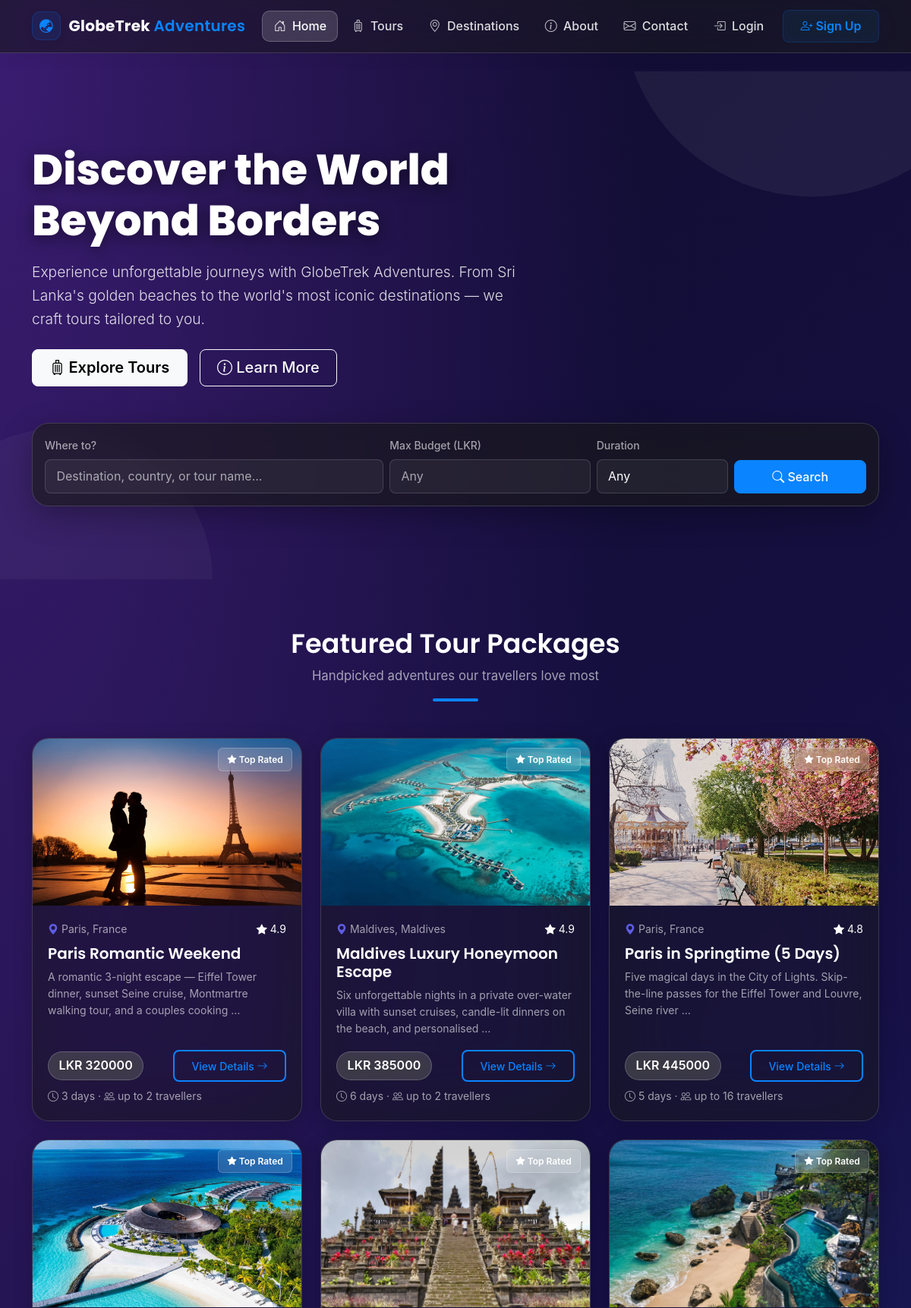
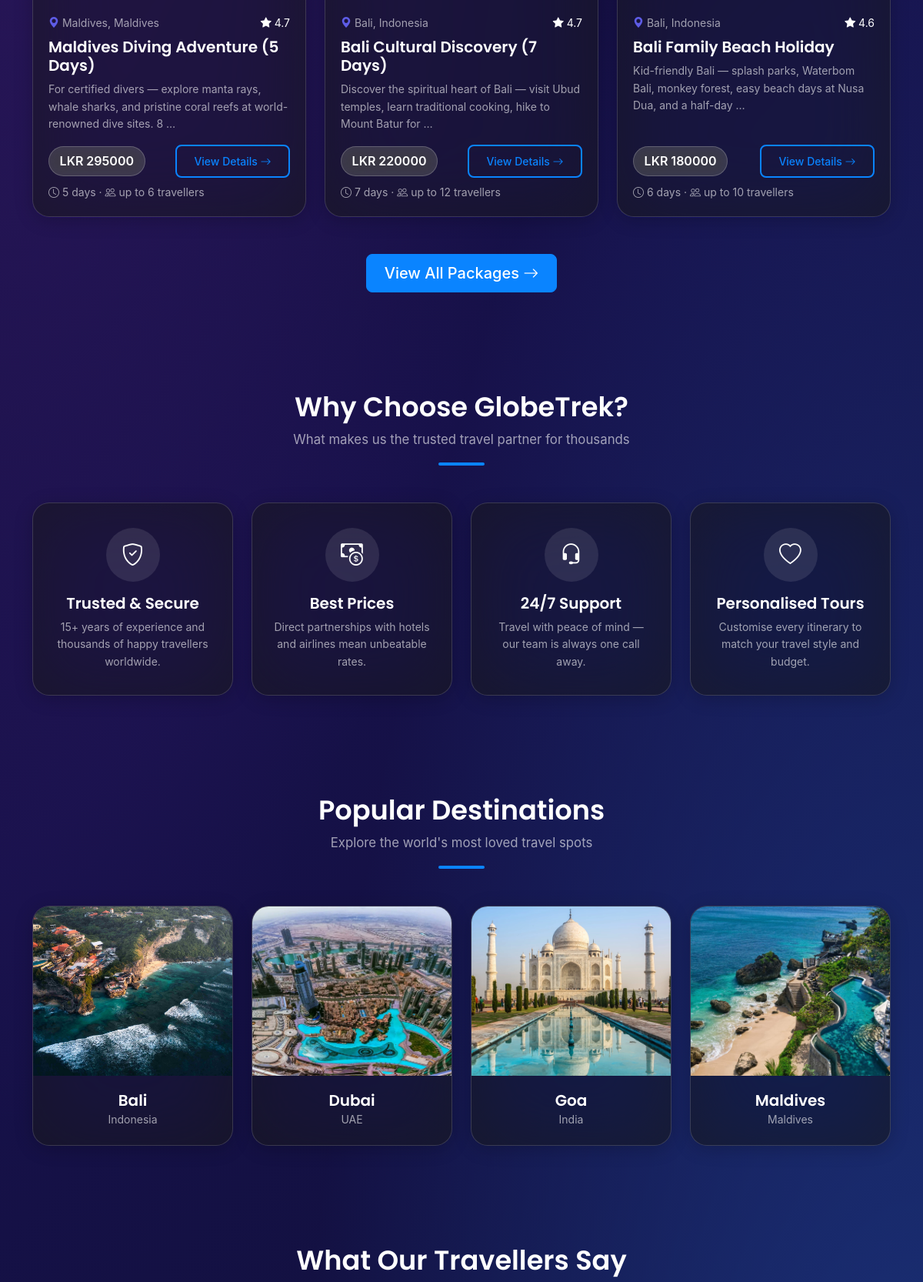
The page / (upper part) on the database its author committed (2 pictures, top to bottom).
### apps/tours/models.py (models this page shows, shortened)
class TourPackage(models.Model):
    title = models.CharField(max_length=200)
    slug = models.SlugField(max_length=220, unique=True, blank=True)
    destination = models.ForeignKey(
        Destination, on_delete=models.CASCADE, related_name='packages',
    )
    category = models.ForeignKey(
        TourCategory,
        on_delete=models.SET_NULL,
        null=True, blank=True,
        related_name='packages',
    )
    description = models.TextField()
    duration_days = models.PositiveIntegerField(
        validators=[MinValueValidator(1)],
        help_text='Total number of days for this tour.',
    )
    price = models.DecimalField(
        max_digits=10, decimal_places=2,
        help_text='Price per person in LKR.',
    )
    max_travellers = models.PositiveIntegerField(default=10)
    includes = models.TextField(
        help_text='What is included (one item per line: flights, hotel, meals).',
    )
    excludes = models.TextField(
        blank=True,
        help_text='What is NOT included (visa fees, insurance, etc.)',
    )
    image = models.ImageField(upload_to='tours/', blank=True, null=True)
    rating = models.DecimalField(
        max_digits=3, decimal_places=1,
        default=4.5,
        validators=[MinValueValidator(0), MaxValueValidator(5)],
    )
    available_from = models.DateField()
    available_to = models.DateField()
    is_active = models.BooleanField(default=True)
    created_at = models.DateTimeField(auto_now_add=True)
    updated_at = models.DateTimeField(auto_now=True)
    class Meta:
        ordering = ['-created_at']

class Destination(models.Model):
    name = models.CharField(max_length=100)
    country = models.CharField(max_length=80)
    description = models.TextField()
    image = models.ImageField(upload_to='destinations/', blank=True, null=True)
    featured = models.BooleanField(
        default=False,
        help_text='Tick to show this destination on the homepage.',
    )
    created_at = models.DateTimeField(auto_now_add=True)
    class Meta:
        ordering = ['name']

### apps/core/views.py (the view)
# urls.py: path('', views.home, name='home'),
def home(request):
    featured_packages = TourPackage.objects.filter(
        is_active=True
    ).select_related('destination', 'category').order_by('-rating', '-created_at')[:6]
    featured_destinations = Destination.objects.filter(featured=True)[:4]
    context = {
        'featured_packages': featured_packages,
        'featured_destinations': featured_destinations,
    }
    return render(request, 'home.html', context)

### apps/core/context_processors.py (called while the page is built)
def site_meta(request):
    return {
        'COMPANY_NAME': settings.COMPANY_NAME,
        'COMPANY_ADDRESS': settings.COMPANY_ADDRESS,
        'COMPANY_PHONE': settings.COMPANY_PHONE,
        'COMPANY_EMAIL': settings.COMPANY_EMAIL,
    }

### templates/home.html (shortened to what this page needs)
{% extends 'base.html' %}
{% load static %}
{% block content %}
<section class="hero">
    <div class="container position-relative" style="z-index: 2;">
        <div class="row align-items-center">
            <div class="col-lg-7">
                <h1>Discover the World <br>Beyond Borders</h1>
                <p class="lead mb-4">
                    Experience unforgettable journeys with GlobeTrek Adventures.
                    From Sri Lanka's golden beaches to the world's most iconic destinations —
                    we craft tours tailored to you.
                </p>
                <div class="d-flex gap-3 flex-wrap">
                    <a href="{% url 'tours:package_list' %}" class="btn btn-light btn-lg fw-semibold">
                        <i class="bi bi-suitcase"></i> Explore Tours
                    </a>
                    <a href="{% url 'core:about' %}" class="btn btn-outline-light btn-lg">
                        <i class="bi bi-info-circle"></i> Learn More
                    </a>
                </div>
            </div>
        </div>
        <div class="hero-search mt-5">
            <form method="get" action="{% url 'tours:package_list' %}" class="row g-2">
                <div class="col-md-5">
                    <label class="form-label small text-muted">Where to?</label>
                    <input type="text" name="q" class="form-control" placeholder="Destination, country, or tour name...">
                </div>
                <div class="col-md-3">
                    <label class="form-label small text-muted">Max Budget (LKR)</label>
                    <input type="number" name="max_price" class="form-control" placeholder="Any">
                </div>
                <div class="col-md-2">
                    <label class="form-label small text-muted">Duration</label>
                    <select name="duration" class="form-select">
                        <option value="">Any</option>
                    </select>
                </div>
                <div class="col-md-2 d-flex align-items-end">
                    <button type="submit" class="btn btn-primary w-100">
                        <i class="bi bi-search"></i> Search
                    </button>
                </div>
            </form>
        </div>
    </div>
</section>
<section class="section">
    <div class="container">
        <div class="section-title">
            <h2>Featured Tour Packages</h2>
            <p>Handpicked adventures our travellers love most</p>
            <div class="underline"></div>
        </div>
        {% if featured_packages %}
        <div class="row g-4">
            {% for pkg in featured_packages %}
            <div class="col-lg-4 col-md-6">
                <div class="card h-100 position-relative">
                    {% if pkg.rating >= 4.5 %}
                        <span class="badge-featured"><i class="bi bi-star-fill"></i> Top Rated</span>
                    {% endif %}
                    {% if pkg.image %}
                        <img src="{{ pkg.image.url }}" class="card-img-top" alt="{{ pkg.title }}">
                    {% else %}
                        <img src="https://placehold.co/600x400/4F46E5/ffffff?text={{ pkg.destination.name|urlencode }}" class="card-img-top" alt="{{ pkg.title }}">
                    {% endif %}
                    <div class="card-body d-flex flex-column">
                        <div class="d-flex justify-content-between align-items-center mb-2">
                            <small class="text-muted"><i class="bi bi-geo-alt-fill text-indigo"></i> {{ pkg.destination.name }}, {{ pkg.destination.country }}</small>
                            <small class="star-rating"><i class="bi bi-star-fill"></i> {{ pkg.rating }}</small>
                        </div>
                        <h5 class="card-title">{{ pkg.title }}</h5>
                        <p class="card-text text-muted small">{{ pkg.description|truncatewords:18 }}</p>
                        <div class="mt-auto d-flex justify-content-between align-items-center">
                            <span class="price-tag">LKR {{ pkg.price|floatformat:0 }}</span>
                            <a href="{% url 'tours:package_detail' pkg.slug %}" class="btn btn-outline-indigo btn-sm">
                                View Details <i class="bi bi-arrow-right"></i>
                            </a>
                        </div>
                        <small class="text-muted mt-2"><i class="bi bi-clock"></i> {{ pkg.duration_days }} days &middot; <i class="bi bi-people"></i> up to {{ pkg.max_travellers }} travellers</small>
                    </div>
                </div>
            </div>
            {% endfor %}
        </div>
        <div class="text-center mt-5">
            <a href="{% url 'tours:package_list' %}" class="btn btn-indigo btn-lg">
                View All Packages <i class="bi bi-arrow-right"></i>
            </a>
        </div>
        {% else %}
        <div class="text-center text-muted py-5">
            <i class="bi bi-suitcase" style="font-size: 3rem;"></i>
            <p class="mt-3">Tour packages coming soon! Please run the seed command to load sample data.</p>
        </div>
        {% endif %}
    </div>
</section>
<section class="section bg-indigo-tint">
    <div class="container">
        <div class="section-title">
            <h2>Why Choose GlobeTrek?</h2>
            <p>What makes us the trusted travel partner for thousands</p>
            <div class="underline"></div>
        </div>
        <div class="row g-4">
            <div class="col-md-3 col-sm-6">
                <div class="feature-box">
                    <div class="icon"><i class="bi bi-shield-check"></i></div>
                    <h5>Trusted & Secure</h5>
                    <p class="text-muted small mb-0">15+ years of experience and thousands of happy travellers worldwide.</p>
                </div>
            </div>
            <div class="col-md-3 col-sm-6">
                <div class="feature-box">
                    <div class="icon"><i class="bi bi-cash-coin"></i></div>
                    <h5>Best Prices</h5>
                    <p class="text-muted small mb-0">Direct partnerships with hotels and airlines mean unbeatable rates.</p>
                </div>
            </div>
            <div class="col-md-3 col-sm-6">
                <div class="feature-box">
                    <div class="icon"><i class="bi bi-headset"></i></div>
                    <h5>24/7 Support</h5>
                    <p class="text-muted small mb-0">Travel with peace of mind — our team is always one call away.</p>
                </div>
            </div>
            <div class="col-md-3 col-sm-6">
                <div class="feature-box">
                    <div class="icon"><i class="bi bi-heart"></i></div>
                    <h5>Personalised Tours</h5>
                    <p class="text-muted small mb-0">Customise every itinerary to match your travel style and budget.</p>
                </div>
            </div>
        </div>
    </div>
</section>
{% if featured_destinations %}
<section class="section">
    <div class="container">
        <div class="section-title">
            <h2>Popular Destinations</h2>
            <p>Explore the world's most loved travel spots</p>
            <div class="underline"></div>
        </div>
        <div class="row g-4">
            {% for dest in featured_destinations %}
            <div class="col-lg-3 col-md-6">
                <a href="{% url 'tours:destination_detail' dest.id %}" class="text-decoration-none text-dark">
                    <div class="card">
                        {% if dest.image %}
                            <img src="{{ dest.image.url }}" class="card-img-top" alt="{{ dest.name }}">
                        {% else %}
                            <img src="https://placehold.co/400x300/818CF8/ffffff?text={{ dest.name|urlencode }}" class="card-img-top" alt="{{ dest.name }}">
                        {% endif %}
                        <div class="card-body text-center">
                            <h5 class="card-title mb-0">{{ dest.name }}</h5>
                            <small class="text-muted">{{ dest.country }}</small>
                        </div>
                    </div>
                </a>
            </div>
            {% endfor %}
        </div>
    </div>
</section>
{% endif %}
<section class="section bg-indigo-tint">
    <div class="container">
        <div class="section-title">
            <h2>What Our Travellers Say</h2>
        </div>
    </div>
</section>
{% endblock %}

### rows shown on the page
TourPackage: shows "Top Rated", image (picture), destination.name "Paris", destination.country "France", rating "4.9", title "Paris Romantic Weekend", description "A romantic 3-night escape — Eiffel Tower dinner, sunset Seine cruise, Montmartre walking tour, and a couples cooking …", price "320000", duration_days "3", max_travellers "2"
TourPackage: shows "Top Rated", image (picture), destination.name "Maldives", destination.country "Maldives", rating "4.9", title "Maldives Luxury Honeymoon Escape", description "Six unforgettable nights in a private over-water villa with sunset cruises, candle-lit dinners on the beach, and personalised …", price "385000", duration_days "6", max_travellers "2"
TourPackage: shows "Top Rated", image (picture), destination.name "Paris", destination.country "France", rating "4.8", title "Paris in Springtime (5 Days)", description "Five magical days in the City of Lights. Skip-the-line passes for the Eiffel Tower and Louvre, Seine river …", price "445000", duration_days "5", max_travellers "16"
TourPackage: shows "Top Rated", image (picture), destination.name "Maldives", destination.country "Maldives", rating "4.7", title "Maldives Diving Adventure (5 Days)", description "For certified divers — explore manta rays, whale sharks, and pristine coral reefs at world-renowned dive sites. 8 …", price "295000", duration_days "5", max_travellers "6"
TourPackage: shows "Top Rated", image (picture), destination.name "Bali", destination.country "Indonesia", rating "4.7", title "Bali Cultural Discovery (7 Days)", description "Discover the spiritual heart of Bali — visit Ubud temples, learn traditional cooking, hike to Mount Batur for …", price "220000", duration_days "7", max_travellers "12"
TourPackage: shows "Top Rated", image (picture), destination.name "Bali", destination.country "Indonesia", rating "4.6", title "Bali Family Beach Holiday", description "Kid-friendly Bali — splash parks, Waterbom Bali, monkey forest, easy beach days at Nusa Dua, and a half-day …", price "180000", duration_days "6", max_travellers "10"
Destination: image (picture), name "Bali", country "Indonesia"
Destination: image (picture), name "Dubai", country "UAE"
Destination: image (picture), name "Goa", country "India"
Destination: image (picture), name "Maldives", country "Maldives"
